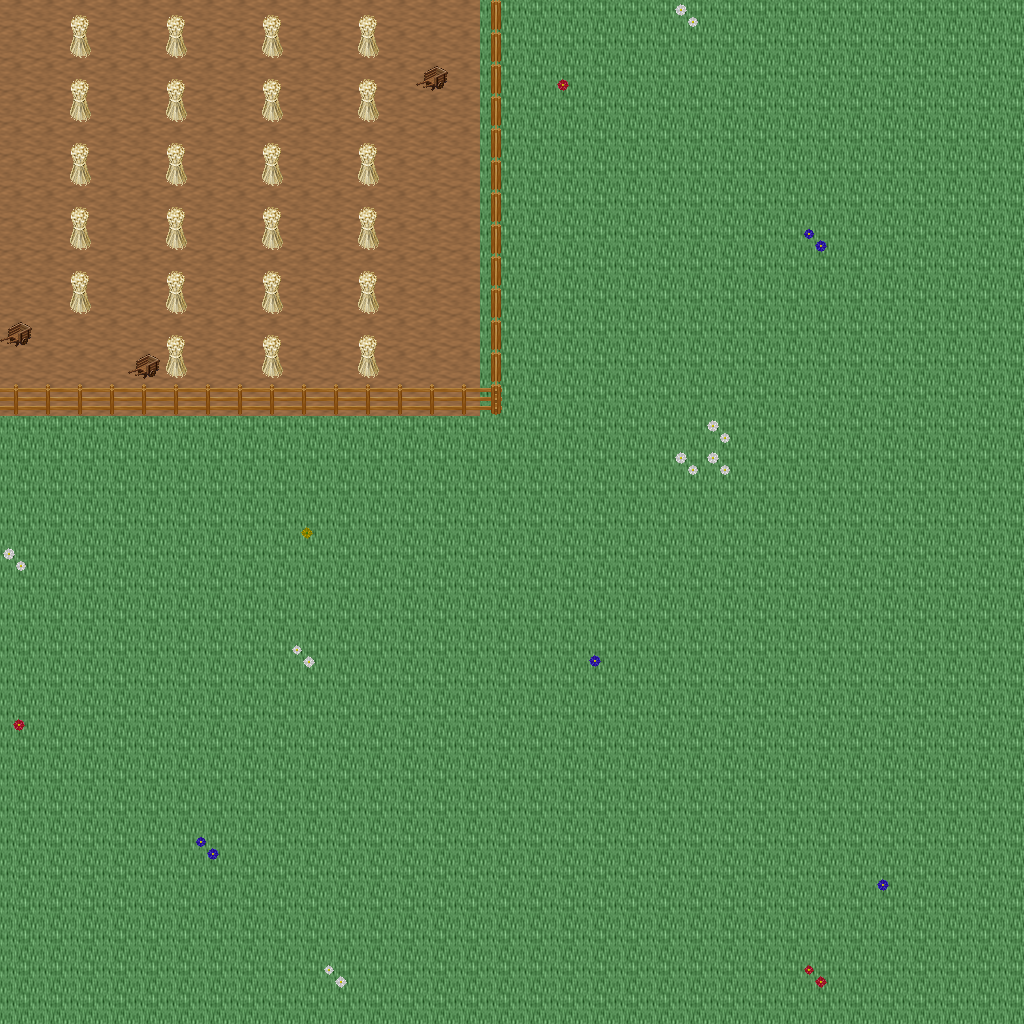

This is a level from a 2D game, rendered from its Tiled map with the project's own tilesets. A one-line summary and the map file follow, with tile-layer data summarised:
An orthogonal 32x32 tile map with 32x32 px tiles, 5 tile layers (Ground, Objects, Objects2, Above, ...), 1 hidden layer not drawn, 49 tilesets.

<map version="1.10" tiledversion="1.11.0" orientation="orthogonal" renderorder="right-down" width="32" height="32" tilewidth="32" tileheight="32" infinite="0" nextlayerid="11" nextobjectid="1">
 <tileset firstgid="1" name="ground_ground" tilewidth="32" tileheight="32" tilecount="33" columns="3">
  <image source="../drawable/ground_ground.png" width="96" height="352" />
 </tileset>
 <tileset firstgid="34" name="building_wall_old_wood" tilewidth="32" tileheight="32" tilecount="9" columns="3">
  <image source="../drawable/building_wall_old_wood.png" width="96" height="96" />
 </tileset>
 <tileset firstgid="43" name="building_fence_fence_wooden" tilewidth="32" tileheight="32" tilecount="12" columns="3">
  <image source="../drawable/building_fence_fence_wooden.png" width="96" height="128" />
 </tileset>
 <tileset firstgid="55" name="building_fence_fence_chunky" tilewidth="32" tileheight="32" tilecount="21" columns="3">
  <image source="../drawable/building_fence_fence_chunky.png" width="96" height="224" />
 </tileset>
 <tileset firstgid="76" name="plant_stump_stump_brown" tilewidth="32" tileheight="32" tilecount="4" columns="2">
  <image source="../drawable/plant_stump_stump_brown.png" width="64" height="64" />
 </tileset>
 <tileset firstgid="80" name="ground_earth_edges" tilewidth="32" tileheight="32" tilecount="18" columns="6">
  <image source="../drawable/ground_earth_edges.png" width="192" height="96" />
 </tileset>
 <tileset firstgid="98" name="ground_grass_corners" tilewidth="32" tileheight="32" tilecount="24" columns="6">
  <image source="../drawable/ground_grass_corners.png" width="192" height="128" />
 </tileset>
 <tileset firstgid="122" name="ground_grass_edges" tilewidth="32" tileheight="32" tilecount="36" columns="12">
  <image source="../drawable/ground_grass_edges.png" width="384" height="96" />
 </tileset>
 <tileset firstgid="158" name="plant_tree_apple_tree" tilewidth="32" tileheight="32" tilecount="9" columns="3">
  <image source="../drawable/plant_tree_apple_tree.png" width="96" height="96" />
 </tileset>
 <tileset firstgid="167" name="plant_tree_chestnut_tree" tilewidth="32" tileheight="32" tilecount="20" columns="4">
  <image source="../drawable/plant_tree_chestnut_tree.png" width="128" height="160" />
 </tileset>
 <tileset firstgid="187" name="plant_tree_crack_willow" tilewidth="32" tileheight="32" tilecount="20" columns="4">
  <image source="../drawable/plant_tree_crack_willow.png" width="128" height="160" />
 </tileset>
 <tileset firstgid="207" name="furniture_chair_bench_iron" tilewidth="32" tileheight="32" tilecount="4" columns="2">
  <image source="../drawable/furniture_chair_bench_iron.png" width="64" height="64" />
 </tileset>
 <tileset firstgid="211" name="furniture_chair_bench_iron_reverse" tilewidth="32" tileheight="32" tilecount="4" columns="2">
  <image source="../drawable/furniture_chair_bench_iron_reverse.png" width="64" height="64" />
 </tileset>
 <tileset firstgid="215" name="object_hay_cart" tilewidth="32" tileheight="32" tilecount="1" columns="1">
  <image source="../drawable/object_hay_cart.png" width="32" height="32" />
 </tileset>
 <tileset firstgid="216" name="building_wall_walls_siding" tilewidth="32" tileheight="32" tilecount="16" columns="4">
  <image source="../drawable/building_wall_walls_siding.png" width="128" height="128" />
 </tileset>
 <tileset firstgid="232" name="building_roof_brown" tilewidth="32" tileheight="32" tilecount="20" columns="5">
  <image source="../drawable/building_roof_brown.png" width="160" height="128" />
 </tileset>
 <tileset firstgid="252" name="building_door_door" tilewidth="32" tileheight="32" tilecount="6" columns="3">
  <image source="../drawable/building_door_door.png" width="96" height="64" />
 </tileset>
 <tileset firstgid="258" name="item_tools" tilewidth="32" tileheight="32" tilecount="9" columns="3">
  <image source="../drawable/item_tools.png" width="96" height="96" />
 </tileset>
 <tileset firstgid="267" name="ground_cobbled_paving" tilewidth="32" tileheight="32" tilecount="1" columns="1">
  <image source="../drawable/ground_cobbled_paving.png" width="32" height="32" />
 </tileset>
 <tileset firstgid="268" name="item_bazaar_produce" tilewidth="32" tileheight="32" tilecount="4" columns="2">
  <image source="../drawable/item_bazaar_produce.png" width="64" height="64" />
 </tileset>
 <tileset firstgid="272" name="item_sacks" tilewidth="32" tileheight="32" tilecount="2" columns="2">
  <image source="../drawable/item_sacks.png" width="64" height="32" />
 </tileset>
 <tileset firstgid="274" name="building_barnyard" tilewidth="32" tileheight="32" tilecount="200" columns="8">
  <image source="../drawable/building_barnyard.png" width="256" height="800" />
 </tileset>
 <tileset firstgid="474" name="plant_flower_planted_containers" tilewidth="32" tileheight="32" tilecount="16" columns="4">
  <image source="../drawable/plant_flower_planted_containers.png" width="128" height="128" />
 </tileset>
 <tileset firstgid="490" name="furniture_chair_wooden_rustic" tilewidth="32" tileheight="32" tilecount="8" columns="4">
  <image source="../drawable/furniture_chair_wooden_rustic.png" width="128" height="64" />
 </tileset>
 <tileset firstgid="498" name="furniture_table_brick_base" tilewidth="32" tileheight="32" tilecount="3" columns="3">
  <image source="../drawable/furniture_table_brick_base.png" width="96" height="32" />
 </tileset>
 <tileset firstgid="501" name="building_stairs_wooden_stairs" tilewidth="32" tileheight="32" tilecount="9" columns="3">
  <image source="../drawable/building_stairs_wooden_stairs.png" width="96" height="96" />
 </tileset>
 <tileset firstgid="510" name="plant_tree_maple_tree" tilewidth="32" tileheight="32" tilecount="72" columns="8">
  <image source="../drawable/plant_tree_maple_tree.png" width="256" height="288" />
 </tileset>
 <tileset firstgid="582" name="building_decoration_chimney_big" tilewidth="32" tileheight="32" tilecount="2" columns="1">
  <image source="../drawable/building_decoration_chimney_big.png" width="32" height="64" />
 </tileset>
 <tileset firstgid="584" name="logic_item_corn" tilewidth="32" tileheight="32" tilecount="5" columns="5">
  <image source="../drawable/logic_item_corn.png" width="160" height="32" />
 </tileset>
 <tileset firstgid="589" name="logic_collision" tilewidth="32" tileheight="32" tilecount="1" columns="1">
  <image source="../drawable/logic_collision.png" width="32" height="32" />
 </tileset>
 <tileset firstgid="590" name="plant_bush_bushes" tilewidth="32" tileheight="32" tilecount="10" columns="5">
  <image source="../drawable/plant_bush_bushes.png" width="160" height="64" />
 </tileset>
 <tileset firstgid="600" name="logic_item_vegetable" tilewidth="32" tileheight="32" tilecount="16" columns="8">
  <image source="../drawable/logic_item_vegetable.png" width="256" height="64" />
 </tileset>
 <tileset firstgid="616" name="plant_flower_daisy_blue" tilewidth="32" tileheight="32" tilecount="8" columns="2">
  <image source="../drawable/plant_flower_daisy_blue.png" width="64" height="128" />
 </tileset>
 <tileset firstgid="624" name="plant_flower_daisy_red" tilewidth="32" tileheight="32" tilecount="8" columns="2">
  <image source="../drawable/plant_flower_daisy_red.png" width="64" height="128" />
 </tileset>
 <tileset firstgid="632" name="plant_flower_daisy_white" tilewidth="32" tileheight="32" tilecount="8" columns="2">
  <image source="../drawable/plant_flower_daisy_white.png" width="64" height="128" />
 </tileset>
 <tileset firstgid="640" name="plant_flower_daisy_yellow" tilewidth="32" tileheight="32" tilecount="8" columns="2">
  <image source="../drawable/plant_flower_daisy_yellow.png" width="64" height="128" />
 </tileset>
 <tileset firstgid="648" name="plant_tree_tree_darkgreen" tilewidth="32" tileheight="32" tilecount="88" columns="8">
  <image source="../drawable/plant_tree_tree_darkgreen.png" width="256" height="352" />
 </tileset>
 <tileset firstgid="736" name="logic_creature_animal" tilewidth="32" tileheight="32" tilecount="32" columns="8">
  <image source="../drawable/logic_creature_animal.png" width="256" height="128" />
 </tileset>
 <tileset firstgid="768" name="logic_creature_rodent" tilewidth="32" tileheight="32" tilecount="8" columns="8">
  <image source="../drawable/logic_creature_rodent.png" width="256" height="32" />
 </tileset>
 <tileset firstgid="776" name="logic_creature_farm_animal" tilewidth="32" tileheight="32" tilecount="16" columns="8">
  <image source="../drawable/logic_creature_farm_animal.png" width="256" height="64" />
 </tileset>
 <tileset firstgid="792" name="ground_green_paving" tilewidth="32" tileheight="32" tilecount="18" columns="3">
  <image source="../drawable/ground_green_paving.png" width="96" height="192" />
 </tileset>
 <tileset firstgid="810" name="logic_protection" tilewidth="32" tileheight="32" tilecount="2" columns="2">
  <image source="../drawable/logic_protection.png" width="64" height="32" />
 </tileset>
 <tileset firstgid="812" name="item_hen_nest" tilewidth="32" tileheight="32" tilecount="1" columns="1">
  <image source="../drawable/item_hen_nest.png" width="32" height="32" />
 </tileset>
 <tileset firstgid="813" name="logic_item_dairy" tilewidth="32" tileheight="32" tilecount="1" columns="1">
  <image source="../drawable/logic_item_dairy.png" width="32" height="32" />
 </tileset>
 <tileset firstgid="814" name="light_door_light_ew" tilewidth="32" tileheight="32" tilecount="18" columns="6">
  <image source="../drawable/light_door_light_ew.png" width="192" height="96" />
 </tileset>
 <tileset firstgid="832" name="light_door_light" tilewidth="32" tileheight="32" tilecount="12" columns="3">
  <image source="../drawable/light_door_light.png" width="96" height="128" />
 </tileset>
 <tileset firstgid="844" name="item_firewood" tilewidth="32" tileheight="32" tilecount="12" columns="3">
  <image source="../drawable/item_firewood.png" width="96" height="128" />
 </tileset>
 <tileset firstgid="856" name="furniture_sink_manger" tilewidth="32" tileheight="32" tilecount="18" columns="6">
  <image source="../drawable/furniture_sink_manger.png" width="192" height="96" />
 </tileset>
 <tileset firstgid="874" name="logic_creature_fowl" tilewidth="32" tileheight="32" tilecount="6" columns="6">
  <image source="../drawable/logic_creature_fowl.png" width="192" height="32" />
 </tileset>
 <layer id="1" name="Ground" width="32" height="32">
  <data>[1024 cells, 1024 non-empty, 2 distinct tile ids]</data>
 </layer>
 <layer id="2" name="Objects" width="32" height="32">
  <data>[1024 cells, 69 non-empty, 12 distinct tile ids]</data>
 </layer>
 <layer id="3" name="Objects2" width="32" height="32">
  <data>[1024 cells, 1 non-empty, 1 distinct tile ids]</data>
 </layer>
 <layer id="4" name="Above" width="32" height="32">
  <data>[1024 cells, 23 non-empty, 1 distinct tile ids]</data>
 </layer>
 <layer id="5" name="Above2" width="32" height="32">
  <data>[1024 cells, 0 non-empty, 0 distinct tile ids]</data>
 </layer>
 <layer id="6" name="Walkable" width="32" height="32" visible="0">
  <data>[1024 cells, 54 non-empty, 1 distinct tile ids]</data>
 </layer>
 <objectgroup id="7" name="Mapevents" />
 <objectgroup id="8" name="Spawn" />
 <objectgroup id="9" name="Keys" />
 <objectgroup id="10" name="Replace" />
</map>
